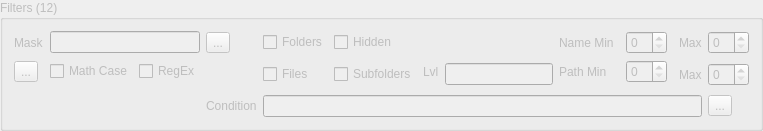
         <widget class="QGroupBox" name="filtersBox">
          <property name="enabled">
           <bool>false</bool>
          </property>
          <property name="title">
           <string>Filters (12)</string>
          </property>
          <layout class="QGridLayout" name="gridLayout_8">
           <item row="1" column="1">
            <widget class="QCheckBox" name="checkBox_16">
             <property name="text">
              <string>Math Case</string>
             </property>
            </widget>
           </item>
           <item row="1" column="9">
            <widget class="QLabel" name="label_38">
             <property name="text">
              <string>Path Min</string>
             </property>
            </widget>
           </item>
           <item row="0" column="4">
            <widget class="QCheckBox" name="checkBox_17">
             <property name="text">
              <string>Folders</string>
             </property>
            </widget>
           </item>
           <item row="1" column="2">
            <widget class="QCheckBox" name="checkBox_15">
             <property name="text">
              <string>RegEx</string>
             </property>
            </widget>
           </item>
           <item row="0" column="14">
            <widget class="QSpinBox" name="spinBox_18"/>
           </item>
           <item row="0" column="3">
            <widget class="QToolButton" name="toolButton_2">
             <property name="text">
              <string>...</string>
             </property>
            </widget>
           </item>
           <item row="1" column="13" rowspan="2">
            <widget class="QLabel" name="label_39">
             <property name="text">
              <string>Max</string>
             </property>
            </widget>
           </item>
           <item row="3" column="4" colspan="10">
            <widget class="QLineEdit" name="lineEdit_18"/>
           </item>
           <item row="1" column="5" rowspan="2" colspan="2">
            <widget class="QCheckBox" name="checkBox_14">
             <property name="text">
              <string>Subfolders</string>
             </property>
            </widget>
           </item>
           <item row="1" column="14" rowspan="2">
            <widget class="QSpinBox" name="spinBox_16"/>
           </item>
           <item row="0" column="11">
            <widget class="QSpinBox" name="spinBox_17"/>
           </item>
           <item row="1" column="7">
            <widget class="QLabel" name="label_40">
             <property name="text">
              <string>Lvl</string>
             </property>
            </widget>
           </item>
           <item row="1" column="4" rowspan="2">
            <widget class="QCheckBox" name="checkBox_13">
             <property name="text">
              <string>Files</string>
             </property>
            </widget>
           </item>
           <item row="1" column="11">
            <widget class="QSpinBox" name="spinBox_15"/>
           </item>
           <item row="0" column="0">
            <widget class="QLabel" name="label_37">
             <property name="text">
              <string>Mask</string>
             </property>
            </widget>
           </item>
           <item row="0" column="1" colspan="2">
            <widget class="QLineEdit" name="lineEdit_16"/>
           </item>
           <item row="3" column="14">
            <widget class="QToolButton" name="toolButton_3">
             <property name="text">
              <string>...</string>
             </property>
            </widget>
           </item>
           <item row="0" column="9">
            <widget class="QLabel" name="label_41">
             <property name="text">
              <string>Name Min</string>
             </property>
            </widget>
           </item>
           <item row="0" column="5">
            <widget class="QCheckBox" name="checkBox_18">
             <property name="text">
              <string>Hidden</string>
             </property>
            </widget>
           </item>
           <item row="1" column="0">
            <widget class="QToolButton" name="toolButton">
             <property name="text">
              <string>...</string>
             </property>
            </widget>
           </item>
           <item row="1" column="8" rowspan="2">
            <widget class="QLineEdit" name="lineEdit_17">
             <property name="sizePolicy">
              <sizepolicy hsizetype="Expanding" vsizetype="Fixed">
               <horstretch>0</horstretch>
               <verstretch>0</verstretch>
              </sizepolicy>
             </property>
            </widget>
           </item>
           <item row="0" column="13">
            <widget class="QLabel" name="label_42">
             <property name="text">
              <string>Max</string>
             </property>
            </widget>
           </item>
           <item row="3" column="3">
            <widget class="QLabel" name="label_43">
             <property name="text">
              <string>Condition</string>
             </property>
            </widget>
           </item>
          </layout>
         </widget>
